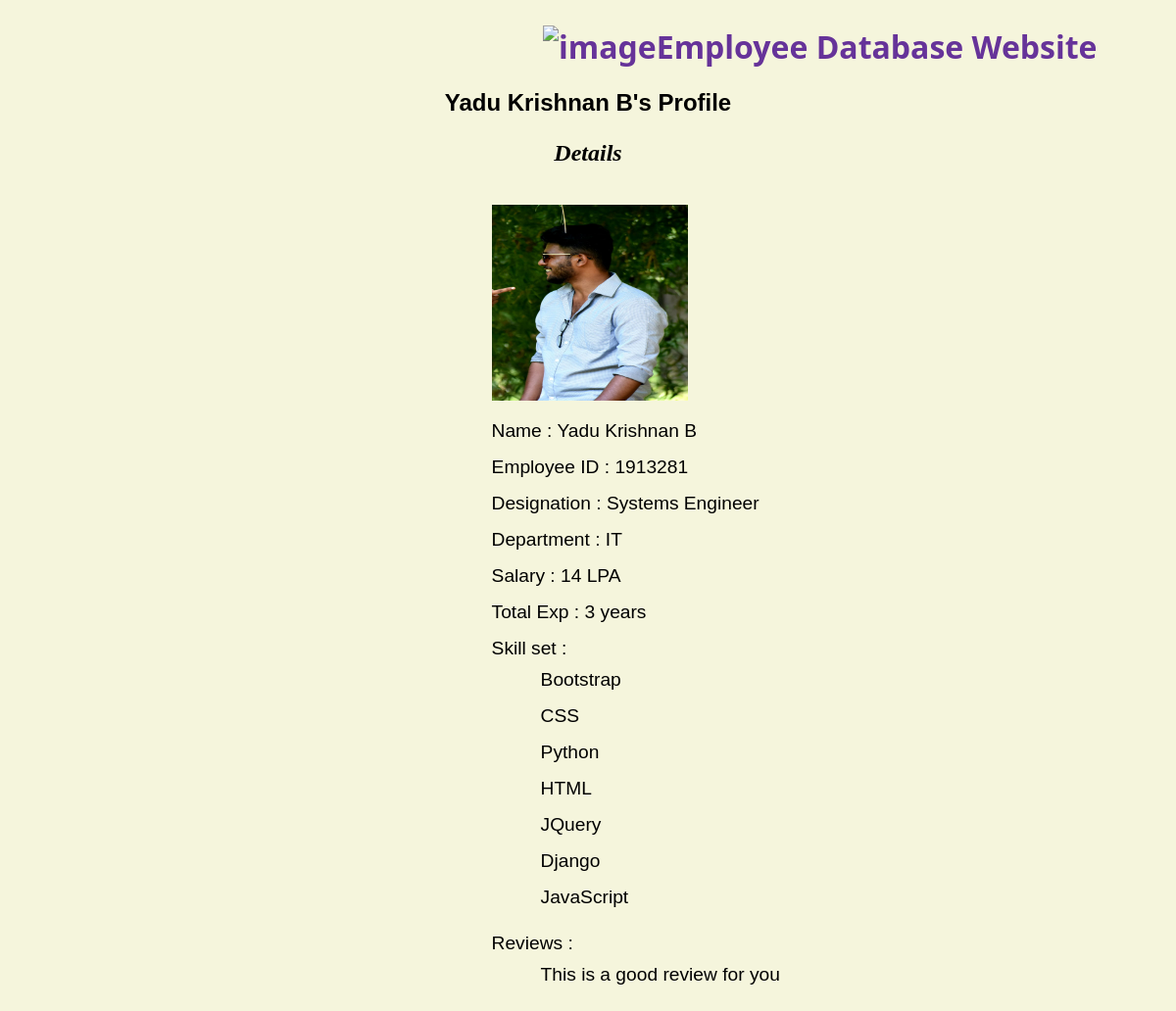
Page /Employee/Yadu Krishnan B on the committed database.
### EmployeeDbase/models.py (models this page shows, shortened)
class EmployeeDatabase(models.Model):
    name = models.CharField(max_length=25)
    employee_id = models.IntegerField()
    designation = models.CharField(max_length=50)
    department = models.CharField(max_length=50)
    salaryLPA = models.IntegerField()
    experience_tuple = (
        ('0',"Beginner"),
        ('1',"1 year"),
        ('2',"2 years"),
        ('3',"3 years"),
        ('4',"more than 3 years")
    )
    profile_img = models.ImageField(null=True, blank=True, default='employee_logo.jpg')
    total_experience = models.CharField(max_length=30,choices=experience_tuple,null=True)
    skillset = models.ManyToManyField('SkillSet')
    created_timestamp = models.DateTimeField(auto_now_add=True)
    id = models.UUIDField(default=uuid.uuid4, unique=True, primary_key=True, editable=False)

class SkillSet(models.Model):
    Programming_language = models.CharField(max_length=50)
    created_timestamp = models.DateTimeField(auto_now_add=True)
    id = models.UUIDField(default=uuid.uuid4, unique=True, primary_key=True, editable=False)

class EmployeeReview(models.Model):
    nameofEmployee = models.ForeignKey('EmployeeDatabase',on_delete=models.CASCADE)
    review_text = models.TextField(default="nil", max_length=2000)

### EmployeeDbase/views.py (the view)
# urls.py: path('Employee/<str:emp_name>', views.callSingleEmployeePage, name="Employee"),
def callSingleEmployeePage(request,emp_name):
    search_employee = EmployeeDatabase.objects.get(name=emp_name)
    return render(request, 'EmployeeDbase/IndividualEmployee.html', {'employee_data':search_employee})

### EmployeeDbase/templates/EmployeeDbase/IndividualEmployee.html (shortened to what this page needs)
<!DOCTYPE html>
<html lang="en">
<head>
    {% load static %}
    <link rel="stylesheet" href="{% static 'styles/ind_employee.css' %}">
</head>
<body>
    {% include 'mainnav.html' %}
    <h2>{{employee_data.name}}'s Profile</h2>
    <h3 >Details </h3>
    <div>
        <ol style="font-family: 'Franklin Gothic Medium', 'Arial Narrow', Arial, sans-serif;">
            <li><img src={{employee_data.profile_img.url}} alt={{employee_data.name}}_profile_img width="200px" height="200px"></li>
            <li>Name        : {{employee_data.name}}</li>
            <li>Employee ID : {{employee_data.employee_id}}</li>
            <li>Designation : {{employee_data.designation}}</li>
            <li>Department  : {{employee_data.department}}</li>
            <li>Salary      : {{employee_data.salaryLPA}} LPA</li>
            <li>Total Exp   : {{employee_data.total_experience}} years</li>
            <li>Skill set   :
                <ul>
                    {% for  skill in employee_data.skillset.all %}
                    <li>{{skill.Programming_language}}</li>
                    {% endfor %}
                </ul>
            </li>
            <li>Reviews     :
                <ul>
                    {% for review in employee_data.employeereview_set.all %}
                    <li>{{review.review_text}}</li>
                    {% endfor %}
                </ul>
            </li>
        </ol>
    </div>
</body>
</html>

### static/styles/ind_employee.css (style rules this page uses)
h2 { text-align: center; font-family: Verdana, Geneva, Tahoma, sans-serif; font-size: x-large; }
h3 { font-size: x-large; font-style: oblique; text-align: center; }
div { text-align: justify; padding-left: 40%; font-family: Cambria, Cochin, Georgia, Times, 'Times New Roman', serif; font-size: larger; }
ol,li { list-style: none; margin: 5px; padding: 5px; }

### static/styles/mainnav.css (style rules this page uses)
body { background-color: beige; }

### rows in the picture
EmployeeDatabase: name "Yadu Krishnan B", profile_img (picture), employee_id "1913281", designation "Systems Engineer", department "IT", salaryLPA "14", total_experience "3"
SkillSet: Programming_language "Bootstrap"
SkillSet: Programming_language "CSS"
SkillSet: Programming_language "Python"
SkillSet: Programming_language "HTML"
SkillSet: Programming_language "JQuery"
SkillSet: Programming_language "Django"
SkillSet: Programming_language "JavaScript"
EmployeeReview: review_text "This is a good review for you"
